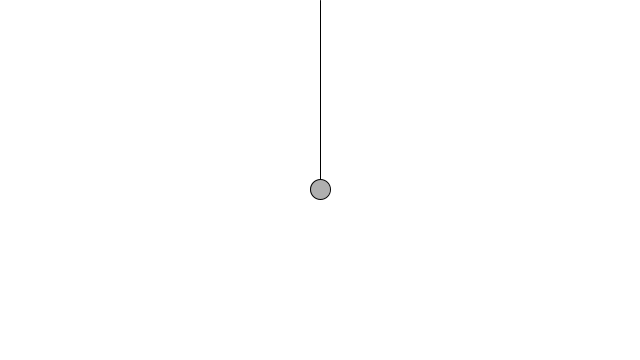
Frame 1 (no input)
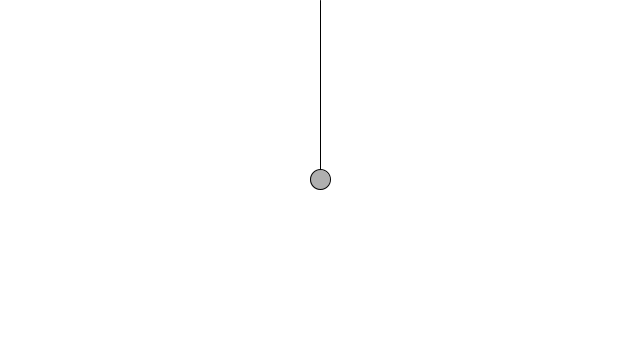
Frame 60 (the mouse pressed at the canvas centre just before this capture)
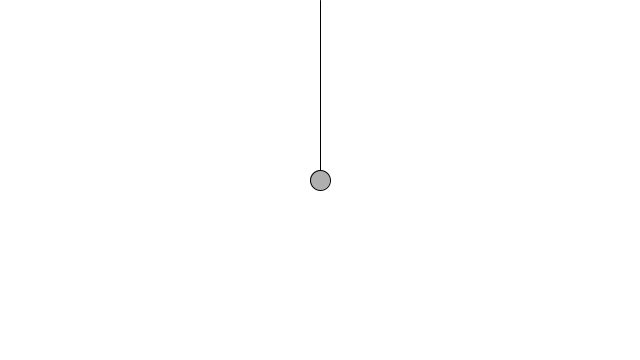
Frame 120 (the mouse held since frame 60 and released just before this capture)

The Processing sketch that drew these frames (run headless with seeded random() and noise(); from frame 60 on, the mouse is pressed at the canvas centre):

// Processing sketch: spring_using_sin
// ── spring_using_sin.pde
void setup() {
 size(640, 360); 
}

void draw() {
  background(255);
  
  float period = 120;
  float amplitude = height;
  //float x = amplitude * cos(TWO_PI * frameCount / period);
  float y = amplitude * sin(TWO_PI * frameCount / period);
  y = map(y, amplitude * - 1, amplitude, 0, amplitude );
  
  stroke(0);
  fill(175);
  translate(width/2, 0);
  line(0, 0, 0, y);
  ellipse(0, y, 20, 20);
  
}
